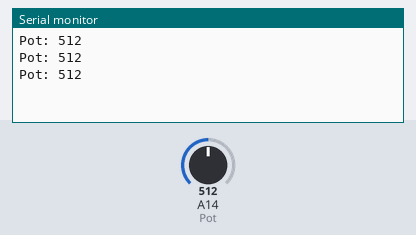
Simulated run of this sketch. Board: Arduino Mega 2560, built with avr-gcc and run on an emulated ATmega2560. Shown: the last lines printed to the serial monitor. The test bench sets the inputs (shaded band); at power-on: A14 (Pot) = 512.

Above: at 1.3 s.
1.4 s: A14 (Pot) set to 716
At 1.9 s:
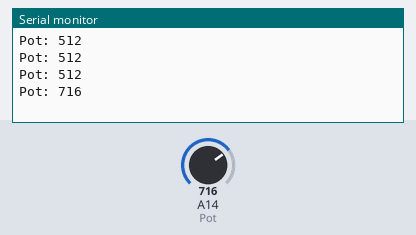
2.9 s: A14 (Pot) set to 900
At 3.4 s:
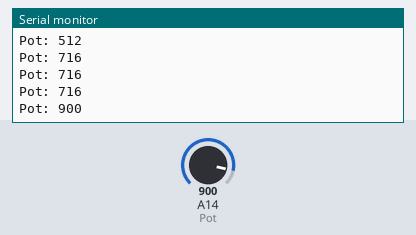
Timing chart, 0 to 5.9 s (numbered marks = the images above; inputs shaded):
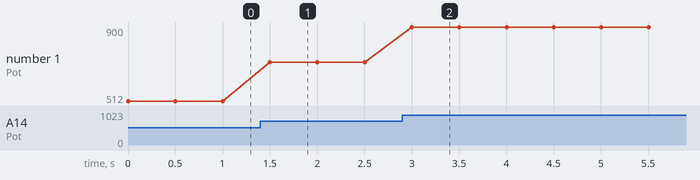

Measured:
- after the input at 1.4 s, the serial monitor: prints a new line after 0.10 s (image 1)
- after the input at 2.9 s, the serial monitor: prints a new line after 0.10 s (image 2)
- plotted number 1: 512 → 716 after the input at 1.4 s, 716 → 900 after the input at 2.9 s

The sketch:

ContactSwitch_Test.ino
```cpp
//Switch test
int potVal;
int angle;

void setup() {
  Serial.begin(9600);
  pinMode(21, INPUT); //Knee back
  pinMode(20, INPUT); //Knee front
  pinMode(A14, INPUT); //Pot
}

void loop() {
  //Contact switches
  //Change state when digital read is '0' (switch pressed)
  //Connection: Left(digital pind and Vcc w/10 kohm resistor-pull up), middle(GND)

  Serial.print("Pot: ");
  Serial.println(analogRead(A14));
  //Serial.print("Angle: ");
  //pot_Val = analogRead(A14));
  //angle = map(pot_Val, 0, 1023, 3, 100);
  //Serial.println(angle);
  delay(500);

}
```
